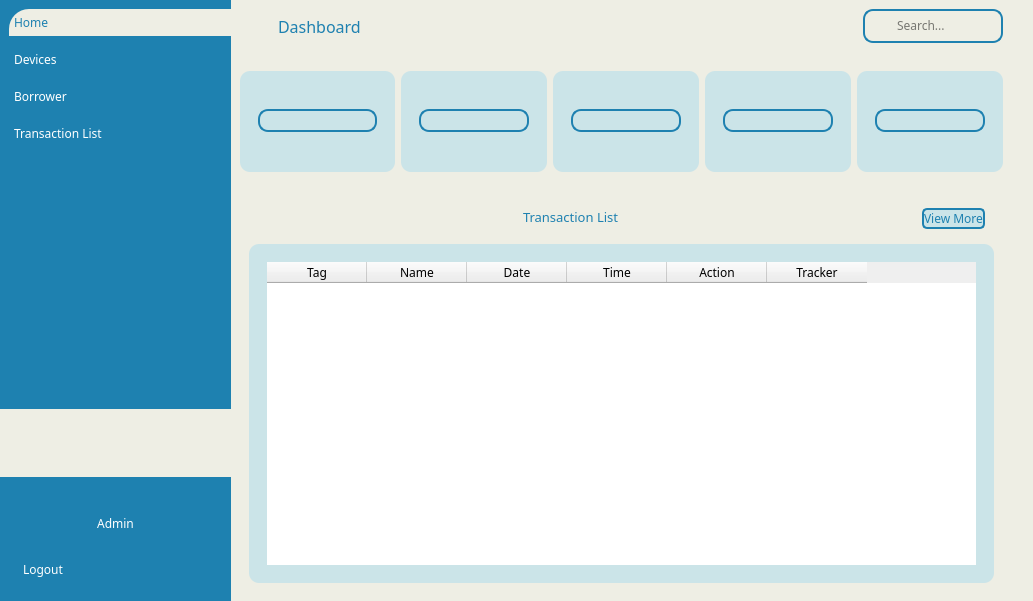
<?xml version="1.0" encoding="UTF-8"?>
<ui version="4.0">
 <class>MainWindow</class>
 <widget class="QMainWindow" name="MainWindow">
  <property name="geometry">
   <rect>
    <x>0</x>
    <y>0</y>
    <width>1033</width>
    <height>601</height>
   </rect>
  </property>
  <property name="windowTitle">
   <string>MainWindow</string>
  </property>
  <widget class="QWidget" name="centralwidget">
   <property name="styleSheet">
    <string notr="true">*{
	color:#000;
	border:none;
}

#centralwidget{
	background-color:#eeeee4;
}
#profileacc,#sidenav{
	background-color:#1e81b0;
}
QLineEdit{
	background:transparent;
}
QPushButton{
	background: transparent;
	border: none;
}
#searchFrame{
	border-radius:10px;
	border:2px solid #1e81b0;
}
#appHeadear{
	color:#1e81b0
}
#card1, #card2, #card3, #card4, #frame_6{
	background-color:#cbe4e8;
	border-radius:10px;
}
#equipment{
	border-radius:10px;
	border:2px solid #1e81b0;
}

#borrower{
	border-radius:10px;
	border:2px solid #1e81b0;
}

#time{
	border-radius:10px;
	border:2px solid #1e81b0;
}

#date{
	border-radius:10px;
	border:2px solid #1e81b0;
}

#viewmoreBtn{
	border-radius:5px;
	border:2px solid #1e81b0;
	background-color:#cbe4e8;
}

#home{
	background-color:#eeeee4;
	padding:5px;
	text-align: left;
	border-top-left-radius: 20px;
}

#addeq{
	padding:5px;
	text-align: left;
	border:none
}

#transactlist{
	padding:5px;
	text-align: left;
	border:none
}

#deleq{
	padding:5px;
	text-align: left;
	border:none
}
#equip{
	padding:5px;
	text-align: left;
	border:none
}

#borrower_1{
	padding:5px;
	text-align: left;
	border:none
}

#myprofile{
	padding:5px;
	text-align: left;
	border:none
}

#logout{
	padding:5px;
	text-align: left;
	border:none
}

#editborrower{
	padding:5px;
	text-align: left;
	border:none
}


#home{
	color:#1e81b0;
	border:none
}

#transactlist, #borrower_1, #equip, #logout, #myprofile, #label{
	color:#ffffff;
	border:none
}



</string>
   </property>
   <widget class="QWidget" name="leftMenu" native="true">
    <property name="geometry">
     <rect>
      <x>0</x>
      <y>0</y>
      <width>231</width>
      <height>601</height>
     </rect>
    </property>
    <layout class="QVBoxLayout" name="verticalLayout_6">
     <property name="spacing">
      <number>0</number>
     </property>
     <property name="leftMargin">
      <number>0</number>
     </property>
     <property name="topMargin">
      <number>0</number>
     </property>
     <property name="rightMargin">
      <number>0</number>
     </property>
     <property name="bottomMargin">
      <number>0</number>
     </property>
     <item alignment="Qt::AlignTop">
      <widget class="QFrame" name="sidenav">
       <property name="font">
        <font>
         <family>Gill Sans Ultra Bold</family>
        </font>
       </property>
       <property name="frameShape">
        <enum>QFrame::StyledPanel</enum>
       </property>
       <property name="frameShadow">
        <enum>QFrame::Raised</enum>
       </property>
       <layout class="QVBoxLayout" name="verticalLayout_7">
        <property name="spacing">
         <number>10</number>
        </property>
        <property name="rightMargin">
         <number>0</number>
        </property>
        <property name="bottomMargin">
         <number>262</number>
        </property>
        <item>
         <widget class="QPushButton" name="home">
          <property name="font">
           <font>
            <family>Cantarell Extra Bold</family>
           </font>
          </property>
          <property name="text">
           <string>Home</string>
          </property>
          <property name="icon">
           <iconset>
            <normaloff>:/blueIcons/icons/blueIcons/home.svg</normaloff>:/blueIcons/icons/blueIcons/home.svg</iconset>
          </property>
          <property name="iconSize">
           <size>
            <width>20</width>
            <height>20</height>
           </size>
          </property>
          <property name="autoDefault">
           <bool>true</bool>
          </property>
          <property name="flat">
           <bool>false</bool>
          </property>
         </widget>
        </item>
        <item>
         <widget class="QPushButton" name="equip">
          <property name="font">
           <font>
            <family>Cantarell Extra Bold</family>
           </font>
          </property>
          <property name="text">
           <string>Devices</string>
          </property>
          <property name="icon">
           <iconset>
            <normaloff>:/whiteIcons/icons/whiteIcons/hard-drive.svg</normaloff>:/whiteIcons/icons/whiteIcons/hard-drive.svg</iconset>
          </property>
          <property name="iconSize">
           <size>
            <width>20</width>
            <height>20</height>
           </size>
          </property>
          <property name="autoDefault">
           <bool>true</bool>
          </property>
          <property name="flat">
           <bool>false</bool>
          </property>
         </widget>
        </item>
        <item>
         <widget class="QPushButton" name="borrower_1">
          <property name="font">
           <font>
            <family>Cantarell Extra Bold</family>
           </font>
          </property>
          <property name="text">
           <string>Borrower</string>
          </property>
          <property name="icon">
           <iconset>
            <normaloff>:/whiteIcons/icons/whiteIcons/users.svg</normaloff>:/whiteIcons/icons/whiteIcons/users.svg</iconset>
          </property>
          <property name="iconSize">
           <size>
            <width>20</width>
            <height>20</height>
           </size>
          </property>
          <property name="autoDefault">
           <bool>true</bool>
          </property>
          <property name="flat">
           <bool>false</bool>
          </property>
         </widget>
        </item>
        <item>
         <widget class="QPushButton" name="transactlist">
          <property name="font">
           <font>
            <family>Cantarell Extra Bold</family>
           </font>
          </property>
          <property name="text">
           <string>Transaction List</string>
          </property>
          <property name="icon">
           <iconset>
            <normaloff>:/whiteIcons/icons/whiteIcons/list.svg</normaloff>:/whiteIcons/icons/whiteIcons/list.svg</iconset>
          </property>
          <property name="iconSize">
           <size>
            <width>20</width>
            <height>20</height>
           </size>
          </property>
          <property name="autoDefault">
           <bool>true</bool>
          </property>
          <property name="flat">
           <bool>false</bool>
          </property>
         </widget>
        </item>
       </layout>
      </widget>
     </item>
     <item alignment="Qt::AlignBottom">
      <widget class="QFrame" name="profileacc">
       <property name="frameShape">
        <enum>QFrame::StyledPanel</enum>
       </property>
       <property name="frameShadow">
        <enum>QFrame::Raised</enum>
       </property>
       <layout class="QVBoxLayout" name="verticalLayout_9">
        <item>
         <widget class="QWidget" name="widget_5" native="true">
          <property name="sizePolicy">
           <sizepolicy hsizetype="Preferred" vsizetype="Preferred">
            <horstretch>0</horstretch>
            <verstretch>0</verstretch>
           </sizepolicy>
          </property>
          <layout class="QVBoxLayout" name="verticalLayout_15">
           <item>
            <widget class="QPushButton" name="pushButton">
             <property name="text">
              <string/>
             </property>
             <property name="icon">
              <iconset>
               <normaloff>:/whiteIcons/icons/whiteIcons/user.svg</normaloff>:/whiteIcons/icons/whiteIcons/user.svg</iconset>
             </property>
             <property name="iconSize">
              <size>
               <width>30</width>
               <height>30</height>
              </size>
             </property>
            </widget>
           </item>
           <item>
            <widget class="QLabel" name="label">
             <property name="font">
              <font>
               <family>Cantarell Extra Bold</family>
              </font>
             </property>
             <property name="text">
              <string>Admin</string>
             </property>
             <property name="alignment">
              <set>Qt::AlignCenter</set>
             </property>
            </widget>
           </item>
          </layout>
         </widget>
        </item>
        <item>
         <widget class="QFrame" name="frame_8">
          <property name="sizePolicy">
           <sizepolicy hsizetype="Preferred" vsizetype="Preferred">
            <horstretch>0</horstretch>
            <verstretch>0</verstretch>
           </sizepolicy>
          </property>
          <property name="frameShape">
           <enum>QFrame::StyledPanel</enum>
          </property>
          <property name="frameShadow">
           <enum>QFrame::Raised</enum>
          </property>
          <layout class="QVBoxLayout" name="verticalLayout_16">
           <item>
            <widget class="QPushButton" name="logout">
             <property name="font">
              <font>
               <family>Cantarell Extra Bold</family>
              </font>
             </property>
             <property name="text">
              <string>Logout</string>
             </property>
             <property name="icon">
              <iconset>
               <normaloff>:/whiteIcons/icons/whiteIcons/log-out.svg</normaloff>:/whiteIcons/icons/whiteIcons/log-out.svg</iconset>
             </property>
             <property name="iconSize">
              <size>
               <width>20</width>
               <height>20</height>
              </size>
             </property>
             <property name="autoDefault">
              <bool>true</bool>
             </property>
             <property name="flat">
              <bool>false</bool>
             </property>
            </widget>
           </item>
          </layout>
         </widget>
        </item>
       </layout>
      </widget>
     </item>
    </layout>
   </widget>
   <widget class="QWidget" name="mainBody" native="true">
    <property name="geometry">
     <rect>
      <x>231</x>
      <y>0</y>
      <width>781</width>
      <height>601</height>
     </rect>
    </property>
    <layout class="QVBoxLayout" name="verticalLayout">
     <property name="spacing">
      <number>0</number>
     </property>
     <property name="leftMargin">
      <number>0</number>
     </property>
     <property name="topMargin">
      <number>0</number>
     </property>
     <property name="rightMargin">
      <number>0</number>
     </property>
     <property name="bottomMargin">
      <number>0</number>
     </property>
     <item>
      <widget class="QWidget" name="headerFrame" native="true">
       <layout class="QHBoxLayout" name="horizontalLayout">
        <property name="spacing">
         <number>0</number>
        </property>
        <property name="leftMargin">
         <number>0</number>
        </property>
        <property name="topMargin">
         <number>0</number>
        </property>
        <property name="rightMargin">
         <number>0</number>
        </property>
        <property name="bottomMargin">
         <number>10</number>
        </property>
        <item alignment="Qt::AlignLeft">
         <widget class="QWidget" name="widget" native="true">
          <layout class="QHBoxLayout" name="horizontalLayout_2">
           <item>
            <widget class="QPushButton" name="menuBtn">
             <property name="text">
              <string/>
             </property>
             <property name="icon">
              <iconset>
               <normaloff>:/blueIcons/icons/blueIcons/home.svg</normaloff>:/blueIcons/icons/blueIcons/home.svg</iconset>
             </property>
             <property name="iconSize">
              <size>
               <width>24</width>
               <height>24</height>
              </size>
             </property>
            </widget>
           </item>
           <item>
            <widget class="QLabel" name="appHeadear">
             <property name="font">
              <font>
               <family>Cantarell Extra Bold</family>
               <pointsize>12</pointsize>
               <weight>50</weight>
               <bold>false</bold>
              </font>
             </property>
             <property name="text">
              <string>Dashboard</string>
             </property>
            </widget>
           </item>
          </layout>
         </widget>
        </item>
        <item alignment="Qt::AlignRight">
         <widget class="QWidget" name="widget_2" native="true">
          <layout class="QHBoxLayout" name="horizontalLayout_3">
           <item alignment="Qt::AlignTop">
            <widget class="QFrame" name="searchFrame">
             <property name="minimumSize">
              <size>
               <width>140</width>
               <height>0</height>
              </size>
             </property>
             <property name="frameShape">
              <enum>QFrame::StyledPanel</enum>
             </property>
             <property name="frameShadow">
              <enum>QFrame::Raised</enum>
             </property>
             <layout class="QHBoxLayout" name="horizontalLayout_4">
              <property name="spacing">
               <number>0</number>
              </property>
              <property name="leftMargin">
               <number>0</number>
              </property>
              <property name="topMargin">
               <number>0</number>
              </property>
              <property name="rightMargin">
               <number>0</number>
              </property>
              <property name="bottomMargin">
               <number>0</number>
              </property>
              <item>
               <widget class="QLabel" name="label_2">
                <property name="minimumSize">
                 <size>
                  <width>30</width>
                  <height>30</height>
                 </size>
                </property>
                <property name="maximumSize">
                 <size>
                  <width>30</width>
                  <height>30</height>
                 </size>
                </property>
                <property name="text">
                 <string/>
                </property>
                <property name="pixmap">
                 <pixmap>:/blueIcons/icons/blueIcons/search.svg</pixmap>
                </property>
                <property name="scaledContents">
                 <bool>false</bool>
                </property>
               </widget>
              </item>
              <item>
               <widget class="QLineEdit" name="search">
                <property name="font">
                 <font>
                  <family>Gill Sans Ultra Bold Condensed</family>
                 </font>
                </property>
                <property name="placeholderText">
                 <string>Search...</string>
                </property>
               </widget>
              </item>
             </layout>
            </widget>
           </item>
          </layout>
         </widget>
        </item>
       </layout>
      </widget>
     </item>
     <item>
      <widget class="QWidget" name="cardsFrame" native="true">
       <layout class="QHBoxLayout" name="horizontalLayout_6">
        <item>
         <widget class="QFrame" name="card1">
          <property name="frameShape">
           <enum>QFrame::StyledPanel</enum>
          </property>
          <property name="frameShadow">
           <enum>QFrame::Raised</enum>
          </property>
          <layout class="QVBoxLayout" name="verticalLayout_2">
           <item>
            <widget class="QFrame" name="frame">
             <property name="frameShape">
              <enum>QFrame::StyledPanel</enum>
             </property>
             <property name="frameShadow">
              <enum>QFrame::Raised</enum>
             </property>
             <layout class="QVBoxLayout" name="verticalLayout_3">
              <item alignment="Qt::AlignHCenter|Qt::AlignVCenter">
               <widget class="QLabel" name="equipmentIcon">
                <property name="maximumSize">
                 <size>
                  <width>24</width>
                  <height>24</height>
                 </size>
                </property>
                <property name="text">
                 <string/>
                </property>
                <property name="pixmap">
                 <pixmap>:/blueIcons/icons/blueIcons/hard-drive.svg</pixmap>
                </property>
                <property name="scaledContents">
                 <bool>true</bool>
                </property>
               </widget>
              </item>
              <item>
               <widget class="QLineEdit" name="equipment">
                <property name="font">
                 <font>
                  <family>Gill Sans Ultra Bold</family>
                 </font>
                </property>
                <property name="alignment">
                 <set>Qt::AlignCenter</set>
                </property>
               </widget>
              </item>
              <item>
               <widget class="QLabel" name="equipmentInOut">
                <property name="font">
                 <font>
                  <family>Gill Sans Ultra Bold</family>
                 </font>
                </property>
                <property name="text">
                 <string/>
                </property>
                <property name="alignment">
                 <set>Qt::AlignCenter</set>
                </property>
               </widget>
              </item>
             </layout>
            </widget>
           </item>
          </layout>
         </widget>
        </item>
        <item>
         <widget class="QFrame" name="card2">
          <property name="frameShape">
           <enum>QFrame::StyledPanel</enum>
          </property>
          <property name="frameShadow">
           <enum>QFrame::Raised</enum>
          </property>
          <layout class="QVBoxLayout" name="verticalLayout_5">
           <item>
            <widget class="QFrame" name="frame_2">
             <property name="frameShape">
              <enum>QFrame::StyledPanel</enum>
             </property>
             <property name="frameShadow">
              <enum>QFrame::Raised</enum>
             </property>
             <layout class="QVBoxLayout" name="verticalLayout_4">
              <item alignment="Qt::AlignHCenter|Qt::AlignVCenter">
               <widget class="QLabel" name="borrowerIcon">
                <property name="maximumSize">
                 <size>
                  <width>24</width>
                  <height>24</height>
                 </size>
                </property>
                <property name="text">
                 <string/>
                </property>
                <property name="pixmap">
                 <pixmap>:/blueIcons/icons/blueIcons/user.svg</pixmap>
                </property>
                <property name="scaledContents">
                 <bool>true</bool>
                </property>
               </widget>
              </item>
              <item alignment="Qt::AlignHCenter|Qt::AlignVCenter">
               <widget class="QLineEdit" name="borrower">
                <property name="font">
                 <font>
                  <family>Gill Sans Ultra Bold</family>
                 </font>
                </property>
                <property name="alignment">
                 <set>Qt::AlignCenter</set>
                </property>
               </widget>
              </item>
              <item>
               <widget class="QLabel" name="borrowerInOut">
                <property name="font">
                 <font>
                  <family>Gill Sans Ultra Bold</family>
                 </font>
                </property>
                <property name="text">
                 <string/>
                </property>
                <property name="alignment">
                 <set>Qt::AlignCenter</set>
                </property>
               </widget>
              </item>
             </layout>
            </widget>
           </item>
          </layout>
         </widget>
        </item>
        <item>
         <widget class="QFrame" name="card3">
          <property name="frameShape">
           <enum>QFrame::StyledPanel</enum>
          </property>
          <property name="frameShadow">
           <enum>QFrame::Raised</enum>
          </property>
          <layout class="QVBoxLayout" name="verticalLayout_10">
           <item>
            <widget class="QFrame" name="frame_3">
             <property name="frameShape">
              <enum>QFrame::StyledPanel</enum>
             </property>
             <property name="frameShadow">
              <enum>QFrame::Raised</enum>
             </property>
             <layout class="QVBoxLayout" name="verticalLayout_8">
              <item alignment="Qt::AlignHCenter|Qt::AlignVCenter">
               <widget class="QLabel" name="timeIcon">
                <property name="maximumSize">
                 <size>
                  <width>24</width>
                  <height>24</height>
                 </size>
                </property>
                <property name="text">
                 <string/>
                </property>
                <property name="pixmap">
                 <pixmap>:/blueIcons/icons/blueIcons/clock.svg</pixmap>
                </property>
                <property name="scaledContents">
                 <bool>true</bool>
                </property>
               </widget>
              </item>
              <item alignment="Qt::AlignHCenter|Qt::AlignVCenter">
               <widget class="QLineEdit" name="time">
                <property name="font">
                 <font>
                  <family>Gill Sans Ultra Bold</family>
                 </font>
                </property>
                <property name="alignment">
                 <set>Qt::AlignCenter</set>
                </property>
               </widget>
              </item>
              <item>
               <widget class="QLabel" name="timeInOut">
                <property name="font">
                 <font>
                  <family>Gill Sans Ultra Bold</family>
                 </font>
                </property>
                <property name="text">
                 <string/>
                </property>
                <property name="alignment">
                 <set>Qt::AlignCenter</set>
                </property>
               </widget>
              </item>
             </layout>
            </widget>
           </item>
          </layout>
         </widget>
        </item>
        <item>
         <widget class="QFrame" name="card4">
          <property name="frameShape">
           <enum>QFrame::StyledPanel</enum>
          </property>
          <property name="frameShadow">
           <enum>QFrame::Raised</enum>
          </property>
          <layout class="QVBoxLayout" name="verticalLayout_11">
           <item>
            <widget class="QFrame" name="frame_4">
             <property name="frameShape">
              <enum>QFrame::StyledPanel</enum>
             </property>
             <property name="frameShadow">
              <enum>QFrame::Raised</enum>
             </property>
             <layout class="QVBoxLayout" name="verticalLayout_12">
              <item alignment="Qt::AlignHCenter|Qt::AlignVCenter">
               <widget class="QLabel" name="dateIcon">
                <property name="maximumSize">
                 <size>
                  <width>24</width>
                  <height>24</height>
                 </size>
                </property>
                <property name="text">
                 <string/>
                </property>
                <property name="pixmap">
                 <pixmap>:/blueIcons/icons/blueIcons/calendar.svg</pixmap>
                </property>
                <property name="scaledContents">
                 <bool>true</bool>
                </property>
               </widget>
              </item>
              <item alignment="Qt::AlignHCenter|Qt::AlignVCenter">
               <widget class="QLineEdit" name="date">
                <property name="font">
                 <font>
                  <family>Gill Sans Ultra Bold</family>
                 </font>
                </property>
                <property name="alignment">
                 <set>Qt::AlignCenter</set>
                </property>
               </widget>
              </item>
              <item>
               <widget class="QLabel" name="dateInOut">
                <property name="font">
                 <font>
                  <family>Gill Sans Ultra Bold</family>
                 </font>
                </property>
                <property name="text">
                 <string/>
                </property>
                <property name="alignment">
                 <set>Qt::AlignCenter</set>
                </property>
               </widget>
              </item>
             </layout>
            </widget>
           </item>
          </layout>
         </widget>
        </item>
        <item>
         <widget class="QFrame" name="card4_2">
          <property name="styleSheet">
           <string notr="true">background-color: rgb(203, 228, 232);

 border-radius:10px;</string>
          </property>
          <property name="frameShape">
           <enum>QFrame::StyledPanel</enum>
          </property>
          <property name="frameShadow">
           <enum>QFrame::Raised</enum>
          </property>
          <layout class="QVBoxLayout" name="verticalLayout_19">
           <item>
            <widget class="QFrame" name="frame_10">
             <property name="frameShape">
              <enum>QFrame::StyledPanel</enum>
             </property>
             <property name="frameShadow">
              <enum>QFrame::Raised</enum>
             </property>
             <layout class="QVBoxLayout" name="verticalLayout_20">
              <item alignment="Qt::AlignHCenter|Qt::AlignVCenter">
               <widget class="QLabel" name="dateIcon_3">
                <property name="maximumSize">
                 <size>
                  <width>24</width>
                  <height>24</height>
                 </size>
                </property>
                <property name="text">
                 <string/>
                </property>
                <property name="pixmap">
                 <pixmap>:/blueIcons/icons/blueIcons/calendar.svg</pixmap>
                </property>
                <property name="scaledContents">
                 <bool>true</bool>
                </property>
               </widget>
              </item>
              <item alignment="Qt::AlignHCenter|Qt::AlignVCenter">
               <widget class="QLineEdit" name="track">
                <property name="font">
                 <font>
                  <family>Gill Sans Ultra Bold</family>
                 </font>
                </property>
                <property name="styleSheet">
                 <string notr="true">

border-radius:10px;
border:2px solid #1e81b0;</string>
                </property>
                <property name="alignment">
                 <set>Qt::AlignCenter</set>
                </property>
               </widget>
              </item>
              <item>
               <widget class="QLabel" name="bor_return">
                <property name="font">
                 <font>
                  <family>Gill Sans Ultra Bold</family>
                 </font>
                </property>
                <property name="text">
                 <string/>
                </property>
                <property name="alignment">
                 <set>Qt::AlignCenter</set>
                </property>
               </widget>
              </item>
             </layout>
            </widget>
           </item>
          </layout>
         </widget>
        </item>
       </layout>
      </widget>
     </item>
     <item>
      <widget class="QWidget" name="mainFrame" native="true">
       <property name="sizePolicy">
        <sizepolicy hsizetype="Preferred" vsizetype="Expanding">
         <horstretch>0</horstretch>
         <verstretch>0</verstretch>
        </sizepolicy>
       </property>
       <layout class="QHBoxLayout" name="horizontalLayout_7">
        <item>
         <widget class="QWidget" name="widget_4" native="true">
          <layout class="QVBoxLayout" name="verticalLayout_13">
           <item>
            <widget class="QFrame" name="frame_5">
             <property name="frameShape">
              <enum>QFrame::StyledPanel</enum>
             </property>
             <property name="frameShadow">
              <enum>QFrame::Raised</enum>
             </property>
             <layout class="QHBoxLayout" name="horizontalLayout_8">
              <item alignment="Qt::AlignRight|Qt::AlignTop">
               <widget class="QLabel" name="listLabel">
                <property name="font">
                 <font>
                  <family>Cantarell Extra Bold</family>
                  <pointsize>10</pointsize>
                 </font>
                </property>
                <property name="styleSheet">
                 <string notr="true">color:rgb(30, 129, 176)</string>
                </property>
                <property name="text">
                 <string>Transaction List</string>
                </property>
                <property name="scaledContents">
                 <bool>false</bool>
                </property>
               </widget>
              </item>
              <item alignment="Qt::AlignRight|Qt::AlignTop">
               <widget class="QPushButton" name="viewmoreBtn">
                <property name="maximumSize">
                 <size>
                  <width>16777215</width>
                  <height>16777215</height>
                 </size>
                </property>
                <property name="font">
                 <font>
                  <family>Cantarell Extra Bold</family>
                 </font>
                </property>
                <property name="styleSheet">
                 <string notr="true">color: rgb(30, 129, 176);</string>
                </property>
                <property name="text">
                 <string>View More</string>
                </property>
                <property name="iconSize">
                 <size>
                  <width>20</width>
                  <height>20</height>
                 </size>
                </property>
                <property name="flat">
                 <bool>true</bool>
                </property>
               </widget>
              </item>
             </layout>
            </widget>
           </item>
           <item>
            <widget class="QFrame" name="frame_6">
             <property name="sizePolicy">
              <sizepolicy hsizetype="Preferred" vsizetype="Expanding">
               <horstretch>0</horstretch>
               <verstretch>0</verstretch>
              </sizepolicy>
             </property>
             <property name="frameShape">
              <enum>QFrame::StyledPanel</enum>
             </property>
             <property name="frameShadow">
              <enum>QFrame::Raised</enum>
             </property>
             <layout class="QVBoxLayout" name="verticalLayout_14">
              <item>
               <widget class="QFrame" name="frame_7">
                <property name="frameShape">
                 <enum>QFrame::StyledPanel</enum>
                </property>
                <property name="frameShadow">
                 <enum>QFrame::Raised</enum>
                </property>
                <layout class="QHBoxLayout" name="horizontalLayout_9">
                 <item>
                  <widget class="QTableWidget" name="data_table">
                   <property name="font">
                    <font>
                     <family>Sans Serif</family>
                    </font>
                   </property>
                   <column>
                    <property name="text">
                     <string>Tag</string>
                    </property>
                    <property name="font">
                     <font>
                      <family>Cantarell Extra Bold</family>
                     </font>
                    </property>
                   </column>
                   <column>
                    <property name="text">
                     <string>Name</string>
                    </property>
                    <property name="font">
                     <font>
                      <family>Cantarell Extra Bold</family>
                     </font>
                    </property>
                   </column>
                   <column>
                    <property name="text">
                     <string>Date</string>
                    </property>
                    <property name="font">
                     <font>
                      <family>Cantarell Extra Bold</family>
                     </font>
                    </property>
                   </column>
                   <column>
                    <property name="text">
                     <string>Time</string>
                    </property>
                    <property name="font">
                     <font>
                      <family>Cantarell Extra Bold</family>
                     </font>
                    </property>
                   </column>
                   <column>
                    <property name="text">
                     <string>Action</string>
                    </property>
                    <property name="font">
                     <font>
                      <family>Cantarell Extra Bold</family>
                     </font>
                    </property>
                   </column>
                   <column>
                    <property name="text">
                     <string>Tracker</string>
                    </property>
                    <property name="font">
                     <font>
                      <family>Cantarell Extra Bold</family>
                     </font>
                    </property>
                   </column>
                  </widget>
                 </item>
                </layout>
               </widget>
              </item>
             </layout>
            </widget>
           </item>
          </layout>
         </widget>
        </item>
       </layout>
      </widget>
     </item>
    </layout>
   </widget>
  </widget>
 </widget>
 <resources>
  <include location="resources.qrc"/>
 </resources>
 <connections/>
</ui>
